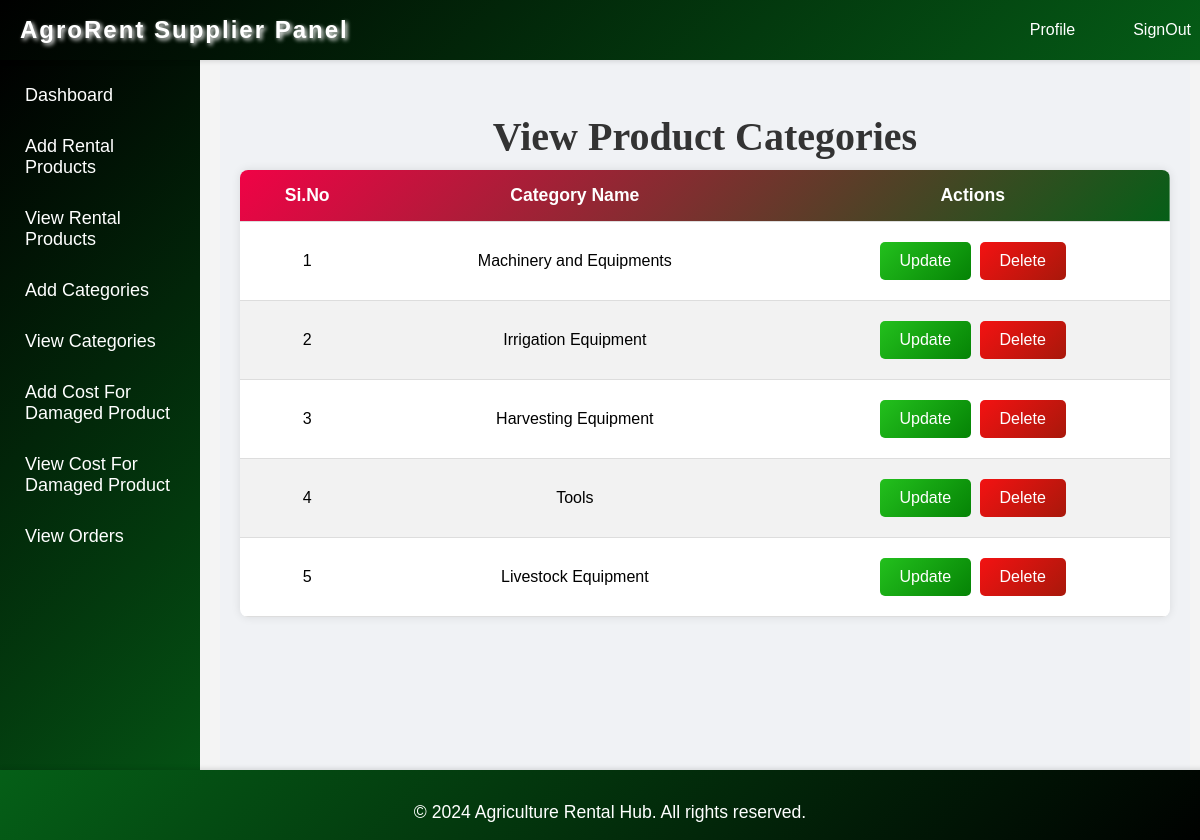
Page /supplier_add_cat/supplier_view_cat/ (signed in) on the committed database.
### agroapp/models.py (models this page shows, shortened)
class ProductCategory(models.Model):
    name = models.CharField(max_length=255, unique=True)
    is_disabled = models.BooleanField(default=False)

### agroapp/views.py (the view)
# urls.py: path('supplier_add_cat/supplier_view_cat/', views.supplier_view_cat, name='supplier_view_cat'),
def supplier_view_cat(request):
    categories = ProductCategory.objects.all()
    context = {"categories": categories}
    return render(request, "supplier/supplier_view_cat.html", context)

### agroapp/templates/supplier/supplier_view_cat.html (shortened to what this page needs)
<!DOCTYPE html>
<html lang="en">
<head>
    {% load static %}
    <link rel="stylesheet" href="{% static 'css/supplier/style.css' %}">
</head>
<body>
    {% if request.session.user_id %}
    <header>
        <div class="logo">AgroRent Supplier Panel</div>
        <nav>
            <ul>
                <li><a href="{% url 'supplier_profile' %}">Profile</a></li>
                <li><a href="{% url 'logout' %}">SignOut</a></li>
            </ul>
        </nav>
    </header>
    <div class="sidebar">
        <a href="{% url 'supplier_index' %}" data-page="supplier_index">Dashboard</a>
        <a href="{% url 'supplier_add_pro' %}" data-page="supplier_add_pro">Add Rental Products</a>
        <a href="{% url 'supplier_view_pro' %}" data-page="supplier_view_pro">View Rental Products</a>
        <a href="{% url 'supplier_add_cat' %}" data-page="supplier_add_cat">Add Categories</a>
        <a href="{% url 'supplier_view_cat' %}" data-page="supplier_view_cat">View Categories</a>
        <a href="{% url 'add_product_damage' %}" data-page="supplier_add_pro">Add Cost For Damaged Product</a>
        <a href="{% url 'view_product_damage' %}" data-page="supplier_add_pro">View Cost For Damaged Product</a>
        <a href="{% url 'supplier_view_order' %}" data-page="supplier_view_order">View Orders</a>
    </div>
    <div class="main" id="main-content">
        <h2>View Product Categories</h2>
        <table>
            <thead>
                <tr>
                    <th>Si.No</th>
                    <th>Category Name</th>
                    <th>Actions</th>
                </tr>
            </thead>
            <tbody>
                {% for category in categories %}
                <tr>
                    <td>{{ forloop.counter }}</td>
                    <td>{{ category.name }}</td>
                    <td class="actions">
                        <a href="{% url 'update_category' category.id %}" class="button">Update</a>
                        <a href="#" class="button delete" data-id="{{ category.id }}">Delete</a>
                    </td>
                </tr>
                {% endfor %}
            </tbody>
        </table>
    </div>
    <footer>
        <p>&copy; 2024 Agriculture Rental Hub. All rights reserved.</p>
    </footer>
    {% else %}
    <p>Access Denied</p>
    {% endif %}
</body>
</html>

### agroapp/static/css/supplier/style.css (style rules this page uses)
body { margin: 0; font-family: 'Roboto', sans-serif; background-color: #f0f2f5; }
header { display: flex; justify-content: space-between; align-items: center; padding: 10px 20px; background: linear-gradient(135deg, #000000, #055f17); color: white; position: fixed; top: 0; width: 100%; z-index: 1000; height: 40px; box-shadow: 0 2px 4px rgba(0, 0, 0, 0.1); }
.logo { font-family: 'Poppins', sans-serif; font-size: 22px; font-weight: 600; letter-spacing: 2px; color: #ffffff; text-shadow: 2px 2px 4px rgb(255, 255, 255); margin: 0; padding: 10px 0; text-align: center; }
.main { margin-left: 300px; margin-right: 10px; padding-top: 70px; background-color: #f0f2f5; min-height: 100vh; margin-top: 60px; }
nav { text-align: right; }
nav ul { list-style: none; margin: 0; padding: 0; display: flex; justify-content: flex-end; overflow: hidden; background-color: transparent; }
nav ul li { float: left; }
nav ul li a { display: block; color: white; text-align: center; padding: 10px 29px; text-decoration: none; transition: background-color 0.3s ease-in-out, color 0.3s ease-in-out; }
.sidebar { height: 100%; width: 180px; position: fixed; z-index: 1; top: 60px; left: 0; background: linear-gradient(135deg, #000000, #055f17); overflow-x: hidden; padding-top: 20px; padding: 20px; }
.sidebar a { padding: 10px 16px; text-decoration: none; font-size: 18px; color: #ffffff; display: block; }
.main { margin-left: 300px; margin-right: 10px; background-color: #f0f2f5; min-height: 100vh; }
h2 { font-family: 'Great Vibes', cursive; font-size: 2.5rem; margin-bottom: 10px; text-align: center; color: #333; animation: textAnimation 2s ease-in-out; }
p { font-size: 1.1rem; line-height: 1.6; margin-bottom: 20px; color: #333; text-align: justify; }
footer { background: linear-gradient(135deg, #055f17, #000000); color: white; text-align: center; max-height: 6%; position: fixed; width: 100%; bottom: 0; box-shadow: 0 -2px 4px rgba(0, 0, 0, 0.1); text-align: center; padding: 5px; color: white; position: fixed; width: 100%; bottom: 0; left: 0; z-index: 1; }
footer p { color: white; text-align: center; }
table { width: 100%; border-collapse: collapse; margin-bottom: 20px; background-color: #ffffff; box-shadow: 0 0 10px rgba(0, 0, 0, 0.1); border-radius: 8px; overflow: hidden; }
table thead { background: linear-gradient(135deg, #f00246, #055f17); color: white; }
table th, table td { padding: 15px; text-align: center; border-bottom: 1px solid #ddd; vertical-align: middle; }
table th { text-align: center; font-size: 1.1rem; }
table tr:nth-child(even) { background-color: #f2f2f2; }
a.button { display: inline-block; padding: 10px 20px; margin: 5px 2px; font-size: 1rem; color: white; text-align: center; text-decoration: none; background: linear-gradient(135deg, #23c01d, #058305); border-radius: 5px; transition: background-color 0.3s ease, transform 0.2s ease; }
a.button.delete { background: linear-gradient(135deg, #f31212, #a8180b); }

### agroapp/templates/supplier/supplier_view_cat.html (style rules this page uses)
body { font-family: Arial, sans-serif; margin: 0; padding: 0; background-color: #f4f4f4; }
.logo { font-size: 24px; font-weight: bold; }
.navbar, .sidebar, .main, footer { padding: 10px; }
.sidebar a { display: block; color: white; padding: 15px; text-decoration: none; }
.main { margin-left: 220px; padding: 20px; min-height: calc(100vh - 60px); }

### rows in the picture
ProductCategory: name "Machinery and Equipments"
ProductCategory: name "Irrigation Equipment"
ProductCategory: name "Harvesting Equipment"
ProductCategory: name "Tools"
ProductCategory: name "Livestock Equipment"
